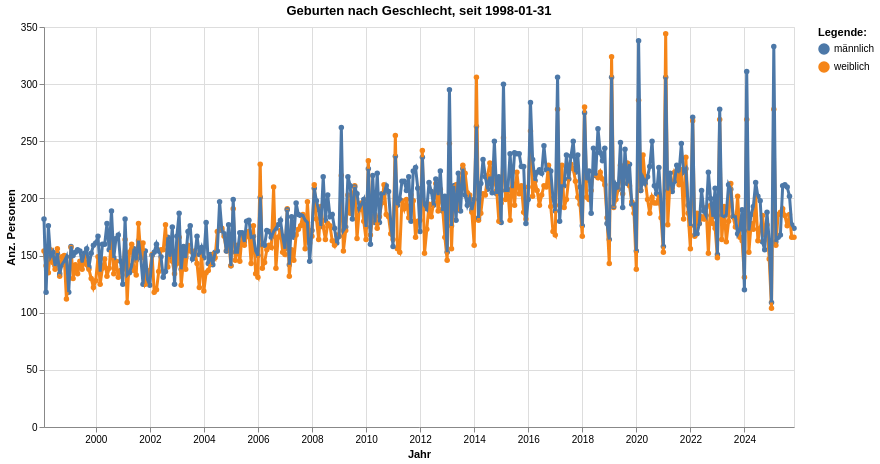

The notebook cell this image was saved under:
### Code cell
grafik2 = mypy_dv.plot_altair_multiline_highlight(
    data = myAgg2.reset_index().query('sum_WBev>100')
    ,x = 'StichtagDat:T'
    ,y = 'sum_WBev:Q'
    ,x_beschriftung = 'Jahr'
    , y_beschriftung = 'Anz. Personen'
    ,category = "SexLang:N"
    ,category_beschriftung= 'Legende:'
    ,warning_status = "ignore" #always or ignore
    ,myTitle="Geburten nach Geschlecht, seit "+data_min_date
)
grafik2

### Figure 1 — Vega-Lite specification as saved in the notebook (floating-point values rounded to 4 significant figures; data arrays with more than 128 entries replaced by an {"elided": "..."} marker saying what was removed)
{"config": {"view": {"continuousWidth": 300, "continuousHeight": 300}}, "layer": [{"mark": {"type": "circle"}, "encoding": {"color": {"field": "SexLang", "legend": {"orient": "right", "title": "Legende:"}, "type": "nominal"}, "opacity": {"value": 1.3}, "tooltip": [{"field": "StichtagDat", "type": "temporal"}, {"field": "SexLang", "type": "nominal"}, {"field": "sum_WBev", "type": "quantitative"}], "x": {"axis": {"title": "Jahr"}, "field": "StichtagDat", "type": "temporal"}, "y": {"axis": {"title": "Anz. Personen"}, "field": "sum_WBev", "type": "quantitative"}}, "name": "view_5", "title": "Geburten nach Geschlecht, seit 1998-01-31"}, {"mark": {"type": "line"}, "encoding": {"color": {"field": "SexLang", "legend": {"orient": "right", "title": "Legende:"}, "type": "nominal"}, "size": {"condition": {"test": {"not": {"param": "param_5"}}, "value": 1.2}, "value": 3}, "tooltip": [{"field": "StichtagDat", "type": "temporal"}, {"field": "SexLang", "type": "nominal"}, {"field": "sum_WBev", "type": "quantitative"}], "x": {"axis": {"title": "Jahr"}, "field": "StichtagDat", "type": "temporal"}, "y": {"axis": {"title": "Anz. Personen"}, "field": "sum_WBev", "type": "quantitative"}}, "title": "Geburten nach Geschlecht, seit 1998-01-31"}], "data": {"name": "data-df6ef7946afc1515d7ad583b81b5a16f"}, "height": 400, "params": [{"name": "param_5", "select": {"type": "point", "fields": ["SexLang:N"], "nearest": true, "on": "pointerover"}, "views": ["view_5"]}], "width": 750, "$schema": "https://vega.github.io/schema/vega-lite/v5.8.0.json", "datasets": {"data-df6ef7946afc1515d7ad583b81b5a16f": {"elided": "668 records"}}}
